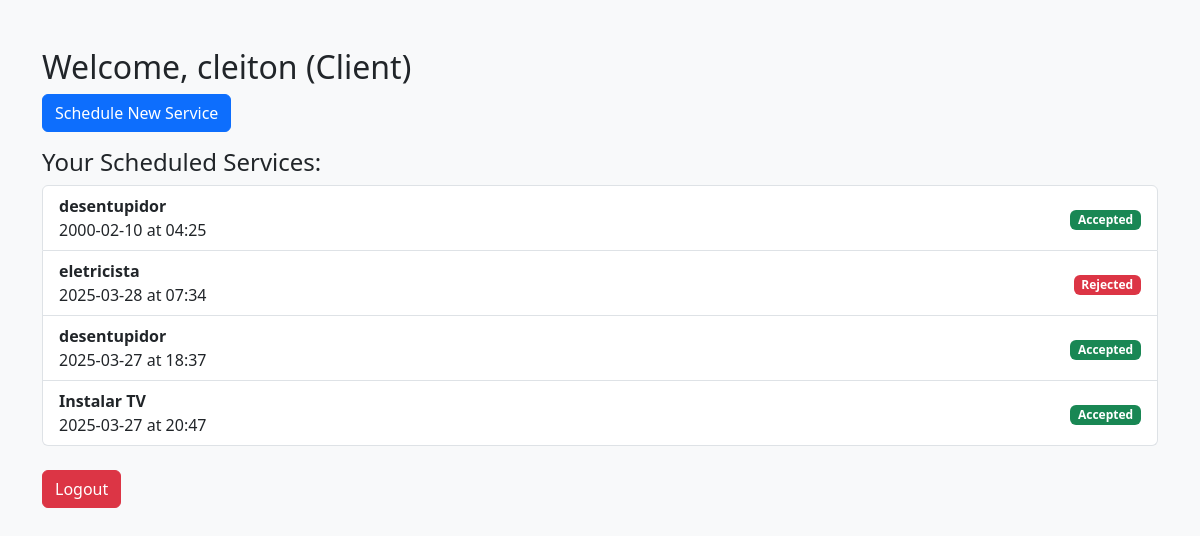
Page /dashboard_client (signed in) on the earlier database version.
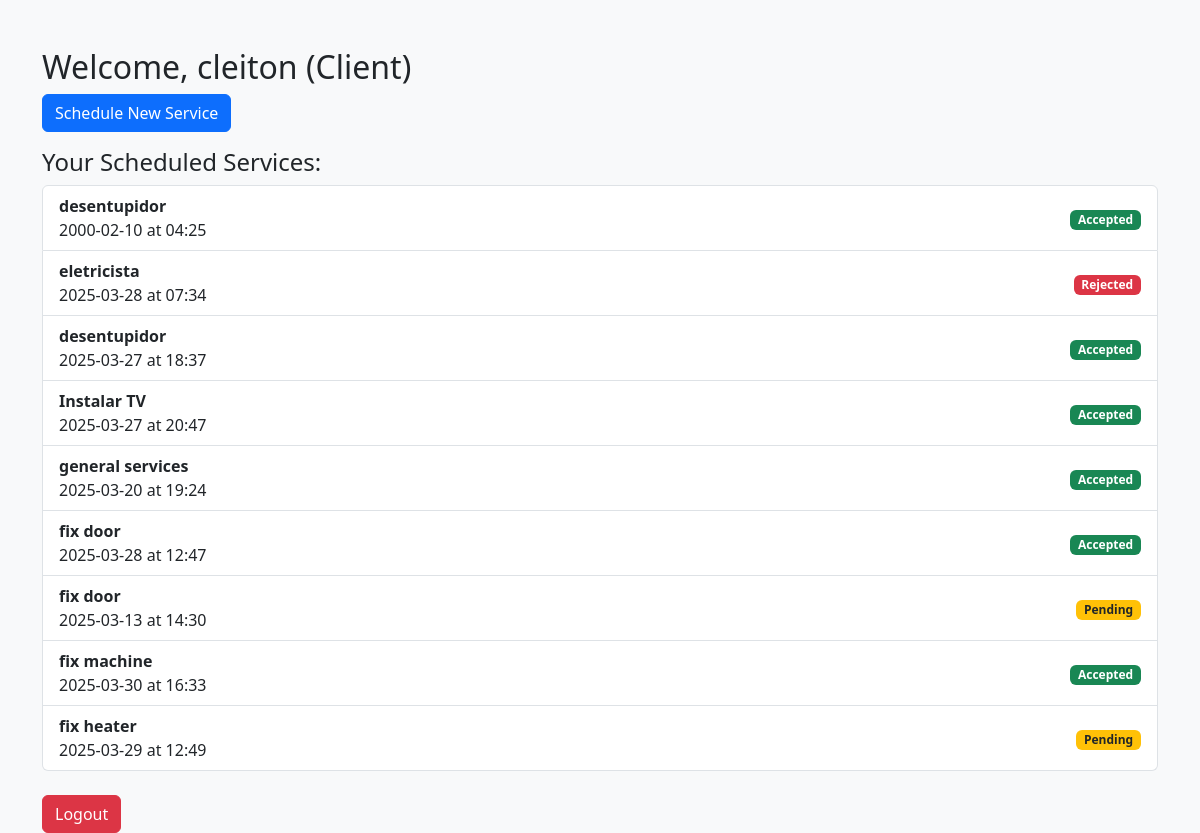
Same page on the later database version.
### app/models.py (models this page shows)
class User(UserMixin, db.Model):
    __tablename__ = 'users'
    id = db.Column(db.Integer, primary_key=True)
    username = db.Column(db.String(100), nullable=False)
    email = db.Column(db.String(120), unique=True, nullable=False)
    password = db.Column(db.String(200), nullable=False)
    role = db.Column(db.String(50), nullable=False)  # Client, Professional, Admin
    is_active = db.Column(db.Boolean, default=True)
    services = db.relationship('Service', backref='client', lazy=True)
    notifications = db.relationship('Notification', backref='user', lazy=True)

class Service(db.Model):
    __tablename__ = 'services'
    id = db.Column(db.Integer, primary_key=True)
    description = db.Column(db.String(200), nullable=False)
    date = db.Column(db.String(20), nullable=False)
    time = db.Column(db.String(10), nullable=False)
    status = db.Column(db.String(20), default='Pending')  # Pending, Accepted, Rejected
    client_id = db.Column(db.Integer, db.ForeignKey('users.id'), nullable=False)

### app/routes.py (the view)
@main.route('/dashboard_client')
@login_required
def dashboard_client():
    if current_user.role != 'Client':
        return redirect(url_for('main.login'))
    services = Service.query.filter_by(client_id=current_user.id).all()
    return render_template('dashboard_client.html', user=current_user, services=services)

### app/__init__.py (called while the page is built)
def create_app():
    app = Flask(__name__)
    app.config['SECRET_KEY'] = 'segredo123'
    app.config['SQLALCHEMY_DATABASE_URI'] = 'sqlite:///database.db'
    app.config['SQLALCHEMY_TRACK_MODIFICATIONS'] = False
    db.init_app(app)
    login_manager.init_app(app)
    login_manager.login_view = 'main.login'
    from .models import User
    @login_manager.user_loader
    def load_user(user_id):
        return User.query.get(int(user_id))
    from . import models
    from .routes import main as main_blueprint
    app.register_blueprint(main_blueprint)
    with app.app_context():
        db.create_all()
    return app

### app/templates/dashboard_client.html
{% extends 'base.html' %}
{% block content %}
<h2>Welcome, {{ user.username }} (Client)</h2>
<a href="{{ url_for('main.schedule_service') }}" class="btn btn-primary mb-3">Schedule New Service</a>
{% if services %}
    <h4>Your Scheduled Services:</h4>
    <ul class="list-group">
        {% for service in services %}
        <li class="list-group-item d-flex justify-content-between align-items-center">
            <div>
                <strong>{{ service.description }}</strong><br>
                {{ service.date }} at {{ service.time }}
            </div>
            <div>
                {% if service.status == 'Accepted' %}
                    <span class="badge bg-success">Accepted</span>
                {% elif service.status == 'Rejected' %}
                    <span class="badge bg-danger">Rejected</span>
                {% else %}
                    <span class="badge bg-warning text-dark">Pending</span>
                {% endif %}
            </div>
        </li>
        {% endfor %}
    </ul>
{% else %}
    <p>You have no services scheduled.</p>
{% endif %}
<a href="{{ url_for('main.logout') }}" class="btn btn-danger mt-4">Logout</a>
{% endblock %}

### app/templates/base.html (shortened to what this page needs)
<!DOCTYPE html>
<html lang="pt-br">
<head>
    <link href="https://cdn.jsdelivr.net/npm/bootstrap@5.3.0/dist/css/bootstrap.min.css" rel="stylesheet">
</head>
<body class="bg-light">
    <div class="container mt-5">
        {% block content %}{% endblock %}
    </div>
</body>
</html>

Differences in the rows shown:
added Service: description "general services", date "2025-03-20", time "19:24", status "Accepted"
added Service: description "fix door", date "2025-03-28", time "12:47", status "Accepted"
added Service: description "fix door", date "2025-03-13", time "14:30", status "Pending"
added Service: description "fix machine", date "2025-03-30", time "16:33", status "Accepted"
added Service: description "fix heater", date "2025-03-29", time "12:49", status "Pending"
